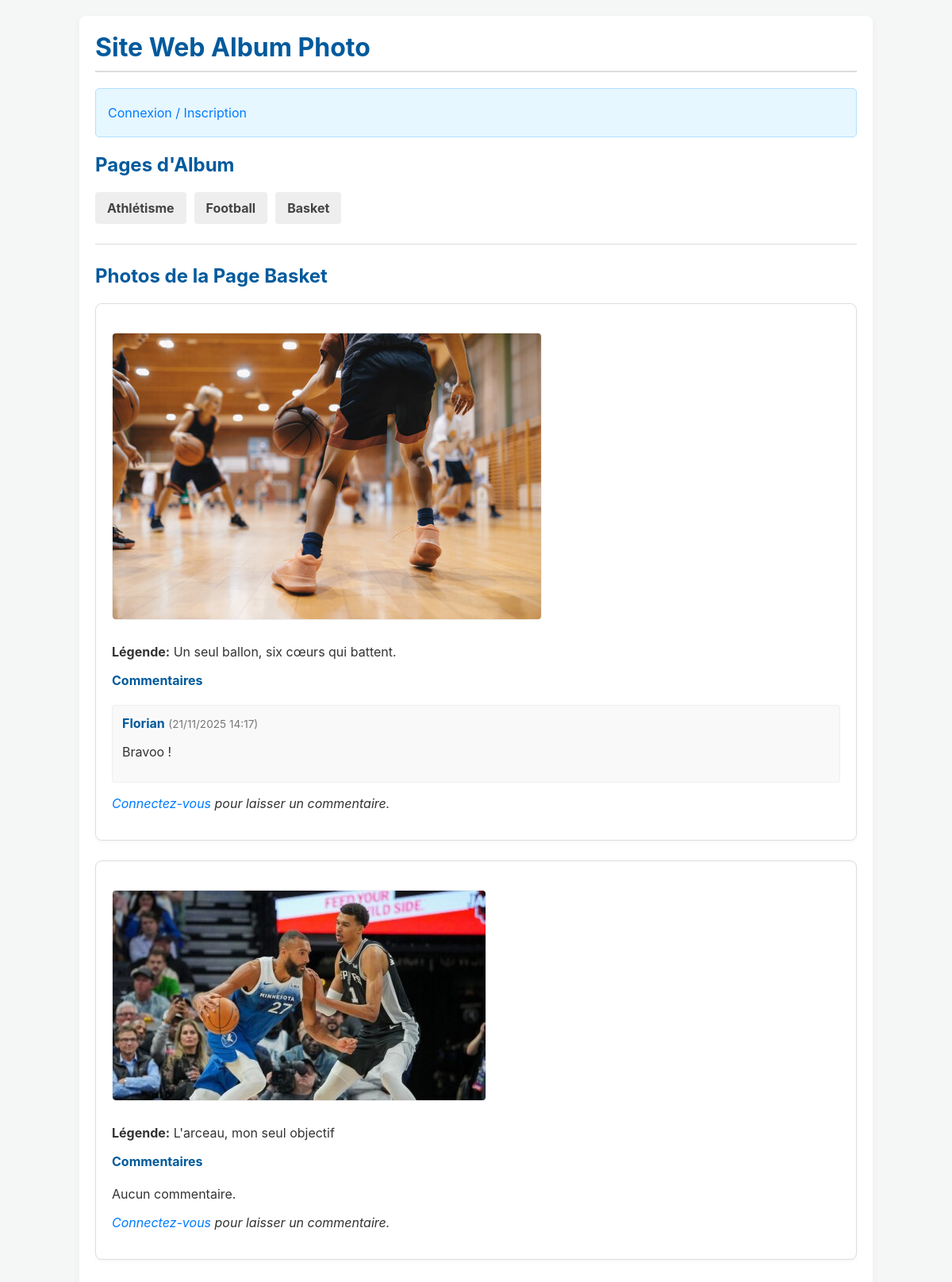
/?page=3, run on the app's committed database.
### tables this page shows
CREATE TABLE IF NOT EXISTS `page` (
  `id_page` int NOT NULL AUTO_INCREMENT,
  `intitule_page` varchar(100) NOT NULL,
  PRIMARY KEY (`id_page`)
);

CREATE TABLE IF NOT EXISTS `photo` (
  `id_photo` int NOT NULL AUTO_INCREMENT,
  `emplacement_photo` varchar(255) NOT NULL,
  `legende_photo` varchar(255) DEFAULT NULL,
  `date_ajout` datetime DEFAULT CURRENT_TIMESTAMP,
  `id_utilisateur` int NOT NULL,
  `id_page` int NOT NULL,
  `statut_suppression` enum('ACTIF','ARCHIVE') DEFAULT 'ACTIF',
  `date_archivage` datetime DEFAULT NULL,
  PRIMARY KEY (`id_photo`),
  KEY `id_utilisateur` (`id_utilisateur`),
  KEY `id_page` (`id_page`)
);

CREATE TABLE IF NOT EXISTS `commentaire` (
  `id_commentaire` int NOT NULL AUTO_INCREMENT,
  `texte_commentaire` text NOT NULL,
  `date_commentaire` datetime DEFAULT CURRENT_TIMESTAMP,
  `id_photo` int NOT NULL,
  `id_utilisateur` int NOT NULL,
  `statut_suppression` enum('ACTIF','ARCHIVE') DEFAULT 'ACTIF',
  `date_archivage` datetime DEFAULT NULL,
  PRIMARY KEY (`id_commentaire`),
  KEY `id_photo` (`id_photo`),
  KEY `id_utilisateur` (`id_utilisateur`)
);

CREATE TABLE IF NOT EXISTS `utilisateur` (
  `id_utilisateur` int NOT NULL AUTO_INCREMENT,
  `nom` varchar(100) NOT NULL,
  `email` varchar(100) NOT NULL,
  `mot_de_passe` varchar(255) NOT NULL,
  `est_administrateur` tinyint(1) DEFAULT '0',
  PRIMARY KEY (`id_utilisateur`),
  UNIQUE KEY `email` (`email`)
);

### config.php (called while the page is built, shortened)
<?php
function est_connecte() {
    return isset($_SESSION['id_utilisateur']);
}
function est_admin() {
    return est_connecte() && $_SESSION['est_administrateur'];
}
?>

### index.php (the view, shortened to what this page needs)
<?php
include 'config.php';
$id_page_courante = isset($_GET['page']) ? (int)$_GET['page'] : null;
$req_pages = $connexion->query("SELECT id_page, intitule_page FROM PAGE ORDER BY id_page");
$pages = $req_pages->fetchAll(PDO::FETCH_ASSOC);
$photos_par_page = 6;
$page_pagination_courante = isset($_GET['p']) ? (int)$_GET['p'] : 1;
$offset = ($page_pagination_courante - 1) * $photos_par_page;
?>
<!DOCTYPE html>
<html lang="fr">
<head>
    <link rel="stylesheet" href="style.css">
</head>
<body>
    <div class="container">
        <h1>Site Web Album Photo</h1>
        <div class="header-info">
            <?php if (est_connecte()): ?>
                <p>Connecté : <strong><?php echo htmlspecialchars($_SESSION['nom']); ?></strong> (Admin: <?php echo (est_admin() ? 'Oui' : 'Non'); ?>)</p>
                <div>
                    <a href="ajout_photo.php">Ajouter une Photo</a> |
                    <?php if (est_admin()): ?>
                        <a href="admin_pages.php" style="color:var(--couleur-danger); font-weight:bold;">Gérer les Pages</a> |
                    <?php endif; ?>
                    <a href="?deconnexion=1">Déconnexion</a>
                </div>
            <?php else: ?>
                <p><a href="connexion.php">Connexion / Inscription</a></p>
            <?php endif; ?>
        </div>
        <nav class="page-menu">
            <h2>Pages d'Album</h2>
            <ul>
                <?php foreach ($pages as $page): ?>
                    <li><a href="?page=<?php echo $page['id_page']; ?>"><?php echo htmlspecialchars($page['intitule_page']); ?></a></li>
                <?php endforeach; ?>
            </ul>
        </nav>
        <hr>
        <?php if ($id_page_courante !== null): ?>
            <?php
            $nom_page_actuelle = "Page Inconnue";
            foreach ($pages as $page) {
                if ($page['id_page'] == $id_page_courante) {
                    $nom_page_actuelle = $page['intitule_page'];
                    break;
                }
            }
            ?>
            <h2>Photos de la Page <?php echo htmlspecialchars($nom_page_actuelle); ?></h2>
            <?php
            $statut_photo_filtre = est_admin() ? "'ACTIF', 'ARCHIVE'" : "'ACTIF'";
            $req_photos = $connexion->prepare("
                SELECT id_photo, emplacement_photo, legende_photo, statut_suppression, id_utilisateur
                FROM PHOTO
                WHERE id_page = :id_page
                AND statut_suppression IN ($statut_photo_filtre)
                ORDER BY date_ajout DESC
                LIMIT :limit OFFSET :offset
            ");
            $req_photos->bindParam(':id_page', $id_page_courante, PDO::PARAM_INT);
            $req_photos->bindParam(':limit', $photos_par_page, PDO::PARAM_INT);
            $req_photos->bindParam(':offset', $offset, PDO::PARAM_INT);
            $req_photos->execute();
            $photos = $req_photos->fetchAll(PDO::FETCH_ASSOC);
            foreach ($photos as $photo):
            ?>
                <div class="photo-container" id="photo_<?php echo $photo['id_photo']; ?>">
                    <p><img src="photos/<?php echo htmlspecialchars($photo['emplacement_photo']); ?>" alt="<?php echo htmlspecialchars($photo['legende_photo']); ?>"></p>
                    <p><strong>Légende:</strong> <?php echo htmlspecialchars($photo['legende_photo']); ?></p>
                    <h4>Commentaires</h4>
                    <?php
                    $statut_com_filtre = est_admin() ? "'ACTIF', 'ARCHIVE'" : "'ACTIF'";
                    $req_commentaires = $connexion->prepare("
                        SELECT C.id_commentaire, C.texte_commentaire, C.date_commentaire, C.id_utilisateur, C.statut_suppression, U.nom
                        FROM COMMENTAIRE C JOIN UTILISATEUR U ON C.id_utilisateur = U.id_utilisateur
                        WHERE C.id_photo = :id_photo AND C.statut_suppression IN ($statut_com_filtre)
                        ORDER BY C.date_commentaire DESC
                    ");
                    $req_commentaires->bindParam(':id_photo', $photo['id_photo'], PDO::PARAM_INT);
                    $req_commentaires->execute();
                    $commentaires = $req_commentaires->fetchAll(PDO::FETCH_ASSOC);
                    ?>
                    <ul class="commentaires-liste">
                        <?php if (empty($commentaires)): ?>
                            <li><p>Aucun commentaire.</p></li>
                        <?php else: ?>
                            <?php foreach ($commentaires as $commentaire): ?>
                                <li class="commentaire-item">
                                    <strong><?php echo htmlspecialchars($commentaire['nom']); ?></strong>
                                    <span class="date">(<?php echo date('d/m/Y H:i', strtotime($commentaire['date_commentaire'])); ?>)</span>
                                    <p><?php echo nl2br(htmlspecialchars($commentaire['texte_commentaire'])); ?></p>
                                </li>
                            <?php endforeach; ?>
                        <?php endif; ?>
                    </ul>
                    <?php if (est_connecte()): ?>
                        <form method="POST" action="ajout_commentaire.php?page=<?php echo $id_page_courante; ?>" class="form-ajout-commentaire">
                            <input type="hidden" name="id_photo" value="<?php echo $photo['id_photo']; ?>">
                            <label for="texte_com_<?php echo $photo['id_photo']; ?>">Votre commentaire :</label>
                            <textarea id="texte_com_<?php echo $photo['id_photo']; ?>" name="texte_commentaire" required></textarea>
                            <input type="submit" value="Ajouter Commentaire">
                        </form>
                    <?php else: ?>
                        <p><i><a href="connexion.php">Connectez-vous</a> pour laisser un commentaire.</i></p>
                    <?php endif; ?>
                </div>
            <?php endforeach; ?>
        <?php else: ?>
            <p>Veuillez sélectionner une page dans le menu, ou en <a href="admin_pages.php">créer une</a> si vous êtes administrateur.</p>
        <?php endif; ?>
    </div>
</body>
</html>

### style.css (style rules this page uses)
:root { --couleur-principale: #005a9c; --couleur-secondaire: #007bff; --couleur-danger: #d9534f; --couleur-succes: #3c763d; --fond-danger: #f2dede; --fond-succes: #dff0d8; --fond-page: #f4f7f6; --fond-contenu: #ffffff; --bordure: #ddd; --texte-normal: #333; --texte-clair: #777; }
body { font-family: -apple-system, BlinkMacSystemFont, "Segoe UI", Roboto, "Helvetica Neue", Arial, sans-serif; background-color: var(--fond-page); color: var(--texte-normal); margin: 0; padding: 0; }
.container { max-width: 960px; margin: 20px auto; padding: 20px; background-color: var(--fond-contenu); border-radius: 8px; box-shadow: 0 4px 10px rgba(0, 0, 0, 0.05); }
h1, h2, h3, h4, h5, h6 { color: var(--couleur-principale); margin-top: 0; }
h1 { border-bottom: 2px solid var(--bordure); padding-bottom: 10px; margin-bottom: 20px; }
a { color: var(--couleur-secondaire); text-decoration: none; }
hr { border: 0; border-top: 1px solid var(--bordure); margin: 25px 0; }
img { max-width: 100%; height: auto; border-radius: 5px; }
.header-info { background-color: #e6f7ff; border: 1px solid #b3e0ff; padding: 15px; border-radius: 5px; margin-bottom: 20px; display: flex; justify-content: space-between; align-items: center; flex-wrap: wrap; }
.header-info p { margin: 5px 0; }
.page-menu ul { list-style: none; padding: 0; margin: 0 0 20px 0; display: flex; flex-wrap: wrap; gap: 10px; }
.page-menu li a { display: block; padding: 10px 15px; background-color: #eee; border-radius: 4px; font-weight: bold; color: #444; transition: background-color 0.2s ease; }
.photo-container { border: 1px solid var(--bordure); border-radius: 8px; padding: 20px; margin-bottom: 25px; background-color: #fff; box-shadow: 0 2px 4px rgba(0, 0, 0, 0.03); }
.photo-container img { border: 1px solid #eee; margin-bottom: 10px; }
.commentaires-liste { list-style: none; padding: 0; margin-top: 15px; }
.commentaire-item { background-color: #f9f9f9; border: 1px solid #eee; padding: 12px; border-radius: 4px; margin-bottom: 10px; }
.commentaire-item strong { color: var(--couleur-principale); }
.commentaire-item .date { font-size: 0.85em; color: var(--texte-clair); }

### data on the page
page: intitule_page "Athlétisme"
page: intitule_page "Football"
page: intitule_page "Basket"
photo: emplacement_photo (picture), legende_photo "Un seul ballon, six cœurs qui battent."
commentaire: id_utilisateur.nom "Florian", date_commentaire "21/11/2025 14:17", texte_commentaire "Bravoo !"
photo: emplacement_photo (picture), legende_photo "L'arceau, mon seul objectif", shows "Aucun commentaire."
